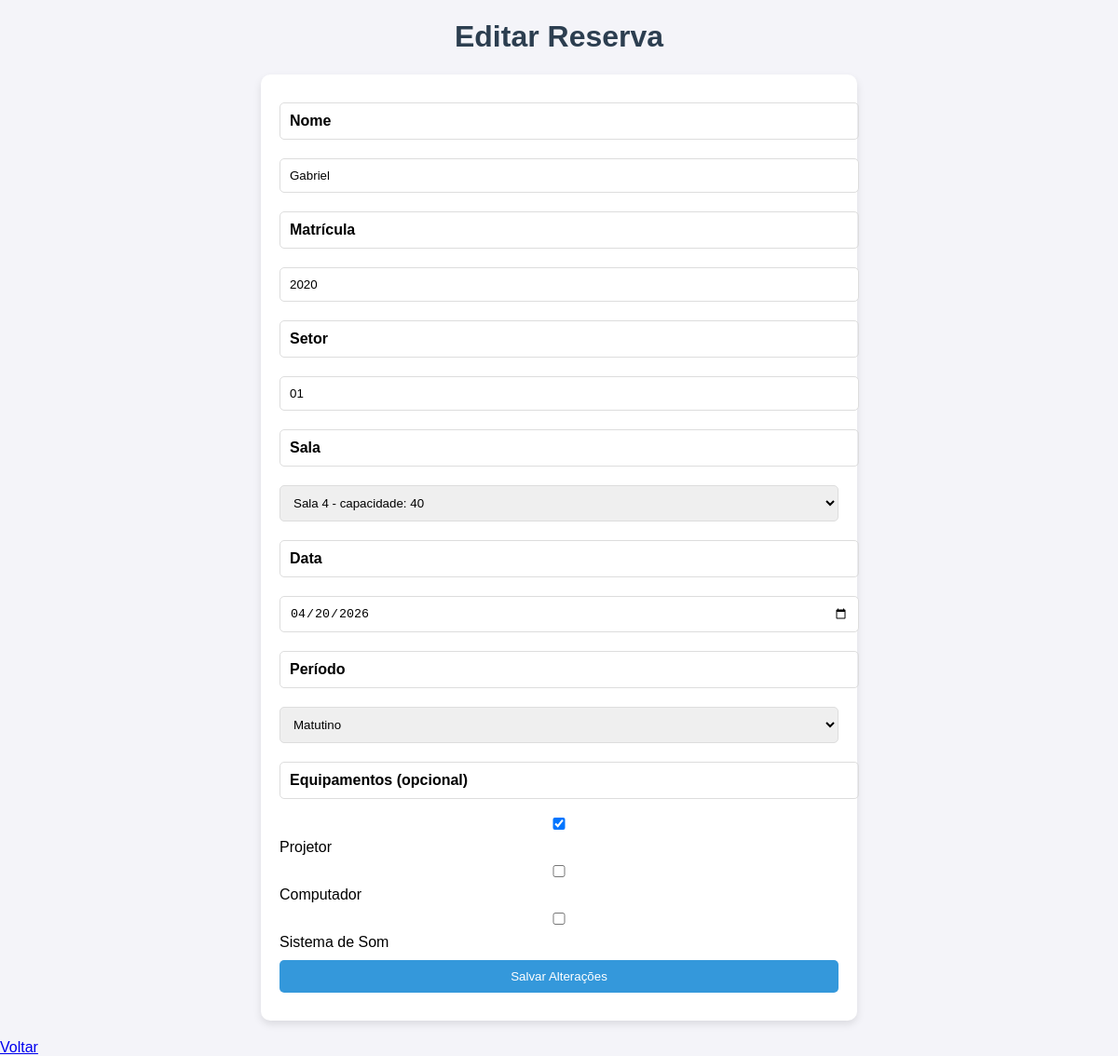
Page /editar/16 on the committed database.
### tables this page shows
CREATE TABLE Reservas (
        id INTEGER PRIMARY KEY AUTOINCREMENT,
        nome TEXT NOT NULL,
        matricula TEXT NOT NULL,
        setor TEXT NOT NULL,
        sala_id TEXT NOT NULL,
        data TEXT NOT NULL,
        periodo TEXT NOT NULL,
        equipamentos TEXT
    );

### app.py (the view, shortened to what this page needs)
@app.route('/editar/<int:id>', methods=['GET', 'POST'])
def editar_reserva(id):
    conn = conectar()
    cursor = conn.cursor()
    cursor.execute('SELECT * FROM Reservas WHERE id = ?', (id,))
    reserva = cursor.fetchone()
    conn.close()
    return render_template('editar_reserva.html', reserva=reserva)

### database.py (called while the page is built)
def conectar():
    return sqlite3.connect('salas.db')

### templates/editar_reserva.html (shortened to what this page needs)
<!DOCTYPE html>
<html lang="en">
<head>
</head>
<body>
    <h1>Editar Reserva</h1>
    <form method="POST">
        <label for="nome">Nome</label>
        <input type="text" name="nome" value="{{ reserva[1] }}" required>
        <label for="matricula">Matrícula</label>
        <input type="number" name="matricula" value="{{ reserva[2] }}" required min="0">
        <label for="setor">Setor</label>
        <input type="number" name="setor" value="{{ reserva[3] }}" required min="0">
        <label for="sala_id">Sala</label>
        <select name="sala_id" required>
            <option value="4" {% if reserva[4] == '4' %}selected{% endif %}>Sala 4 - capacidade: 40</option>
        </select>
        <label for="data">Data</label>
        <input type="date" name="data" value="{{ reserva[5] }}" required max="9999-12-31">
        <label for="periodo">Período</label>
        <select name="periodo" required>
            <option value="matutino" {% if reserva[6] == 'matutino' %}selected{% endif %}>Matutino</option>
        </select>
        <label for="equipamentos">Equipamentos (opcional)</label>
        <input type="checkbox" name="equipamentos" value="Projetor" {% if 'Projetor' in reserva[7] %}checked{% endif %}> Projetor
        <input type="checkbox" name="equipamentos" value="Computador" {% if 'Computador' in reserva[7] %}checked{% endif %}> Computador
        <input type="checkbox" name="equipamentos" value="Sistema de Som" {% if 'Sistema de Som' in reserva[7] %}checked{% endif %}> Sistema de Som
        <button type="submit">Salvar Alterações</button>
    </form>
    <a href="/">Voltar</a>
</body>
</html>

### templates/editar_reserva.html (style rules this page uses)
body { font-family: Arial, sans-serif; background-color: #f4f4f9; margin: 0; padding: 0; }
h1 { text-align: center; color: #2c3e50; }
form { background-color: #ffffff; padding: 20px; margin: 20px auto; border-radius: 10px; max-width: 600px; box-shadow: 0 4px 8px rgba(0, 0, 0, 0.1); }
form input, form select, form button, form label { width: 100%; padding: 10px; margin: 10px 0; border: 1px solid #ddd; border-radius: 5px; }
form label { font-weight: bold; display: block; margin-top: 10px; }
form button { background-color: #3498db; color: white; border: none; cursor: pointer; }

### rows in the picture
Reservas: nome "Gabriel", matricula "2020", setor "01", sala_id "Sala 4 - capacidade: 40", data "04/20/2026", periodo "Matutino", equipamentos "☑"
